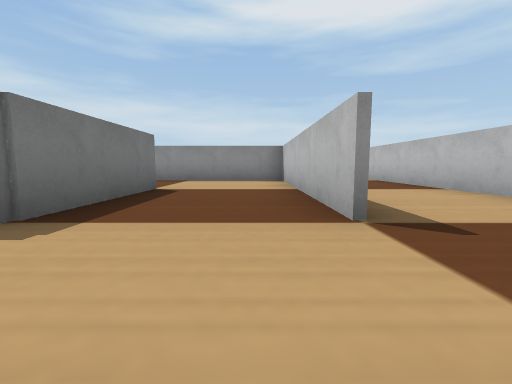
View 1 (above)

16 first-person views from a walk through a world built for the Webots simulator. The camera is 0.04 m above the floor, tilts 6° down and sees 90° across. The floor is counted in squares, 0.1 m on a side. Each view is taken from the middle of a square. On the plan, view 1 faces up. The plan holds only what a view shows up to about 9 squares ahead; the rest is blank. Robots are left out. Webots' stock objects and surfaces are drawn as simple stand-ins.

View 2
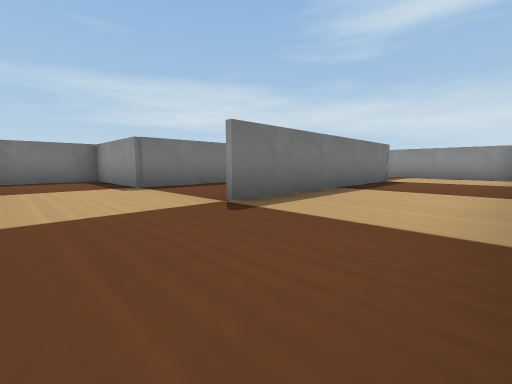

View 3
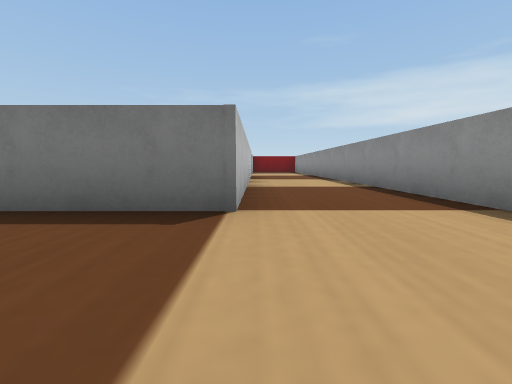

View 4
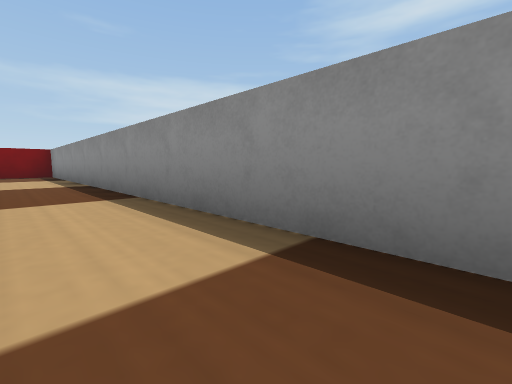

View 5
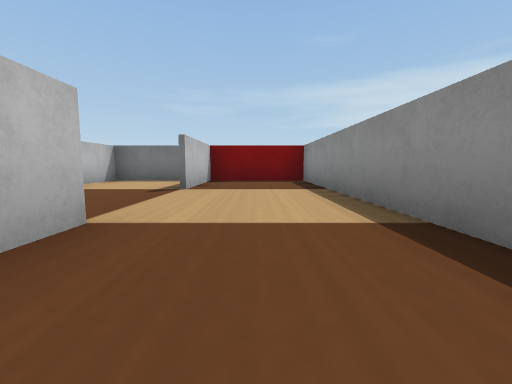

View 6
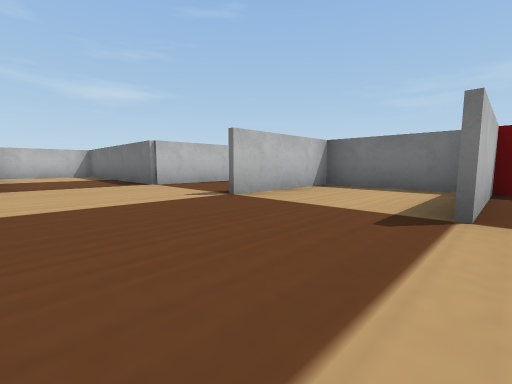

View 7
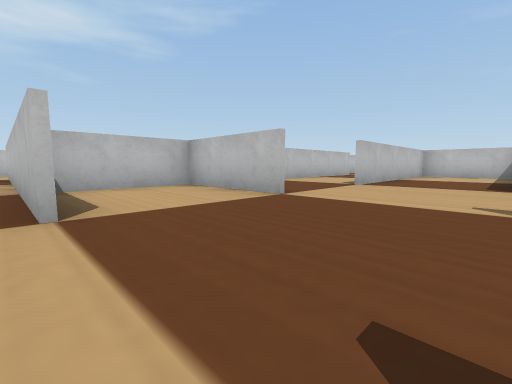

View 8
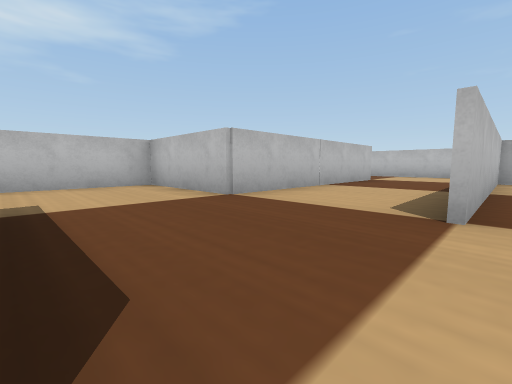

View 9
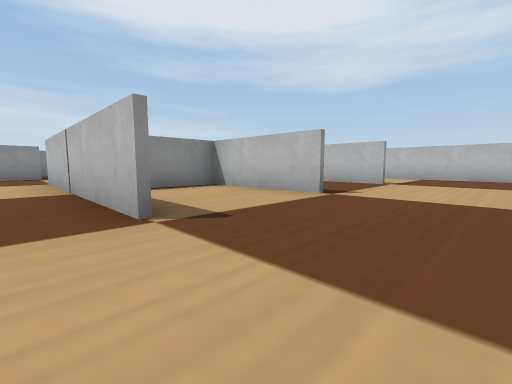

View 10
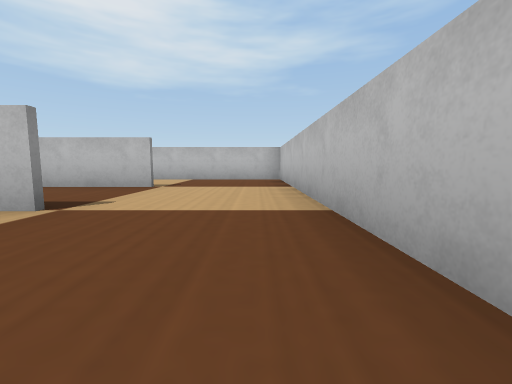

View 11
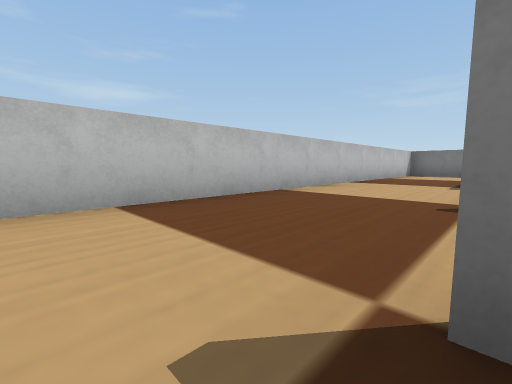

View 12
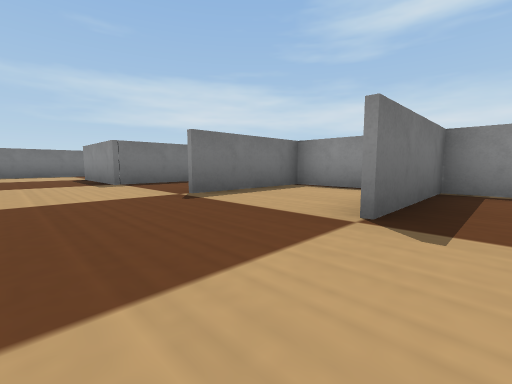

View 13
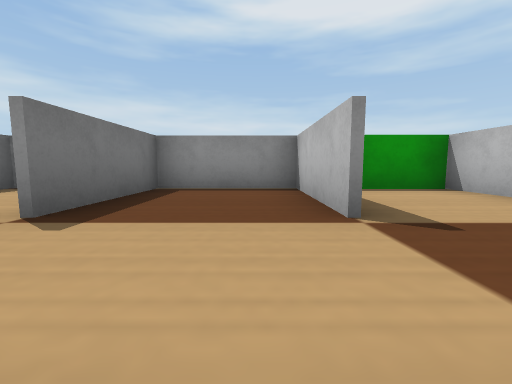

View 14
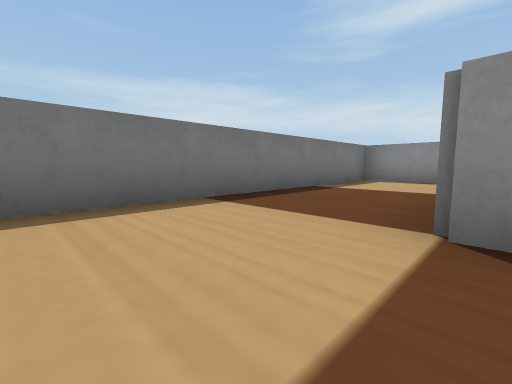

View 15
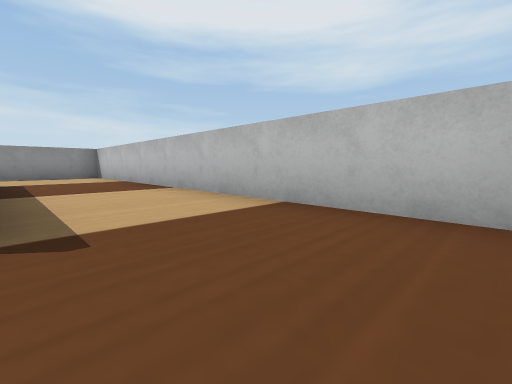

View 16
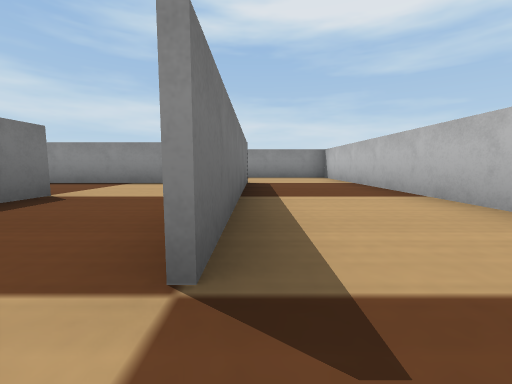

### Floor plan
Points are (right, up) in squares from view 1. A wall is a line through its corners. A room is listed if a view was taken in it or the views show most of it. See-through windows are left out.
Room 1 (views 1, 2, 3, 4, 5, 6, 7, 8, 9, 10, 11, 12, 13, 14, 15, 16)
walls: (-4.1, 4.1) (-5, 4.1); (-1.7, 4.4) (-1.7, 1.8) (-4.2, 1.8) (-4.2, -3.1); (-6.7, 4.3) (-4.3, 4.3) (-4.3, 6.5); (-1.7, -0.5) (-1.7, -3.1); (-6.7, 6.8) (0.8, 6.8) (0.8, 1.8); (0.7, 1.7) (0.7, 6.7) (-4, 6.7); (-6.7, -1.6) (-6.7, -3.4) (-9.4, -3.4); (-4.3, -3.1) (-4.3, 1.8) (-1.8, 1.8) (-1.8, 4.1); (-10.1, 1.8) (-11.7, 1.8) (-11.7, -5.1); (-1.8, -3.1) (-1.8, -0.5); (-11.2, 1.8) (-9.3, 1.8) (-9.3, -3.3) (-6.8, -3.3) (-6.8, 1.9); (0.7, -3.1) (0.7, -0.6) (-4.4, -0.6); (-11.7, 6.5) (-11.7, 4.3) (-9.2, 4.3); (-11.6, 6.8) (-9.2, 6.8); (-11.2, -5.7) (3.2, -5.7) (3.2, 9.2) (-11.6, 9.2)
objects: red box (-12, 8); green box (2, -1)

Where each view was taken, in squares from view 1:
view 1: 0 up, 0 right, facing up
view 2: 0 up, 3 right, facing up-left
view 3: 7 up, 3 right, facing left
view 4: 8 up, 1 left, facing up-left
view 5: 8 up, 5 left, facing left
view 6: 7 up, 7 left, facing down-left
view 7: 7 up, 9 left, facing down-right
view 8: 4 up, 7 left, facing down-right
view 9: 5 down, 5 left, facing up-right
view 10: 5 down, 4 left, facing right
view 11: 3 down, 1 left, facing down-left
view 12: 5 down, 1 left, facing up-left
view 13: 5 down, 0 right, facing up
view 14: 5 down, 9 left, facing up-left
view 15: 0 up, 1 right, facing up-right
view 16: 1 up, 1 right, facing up
